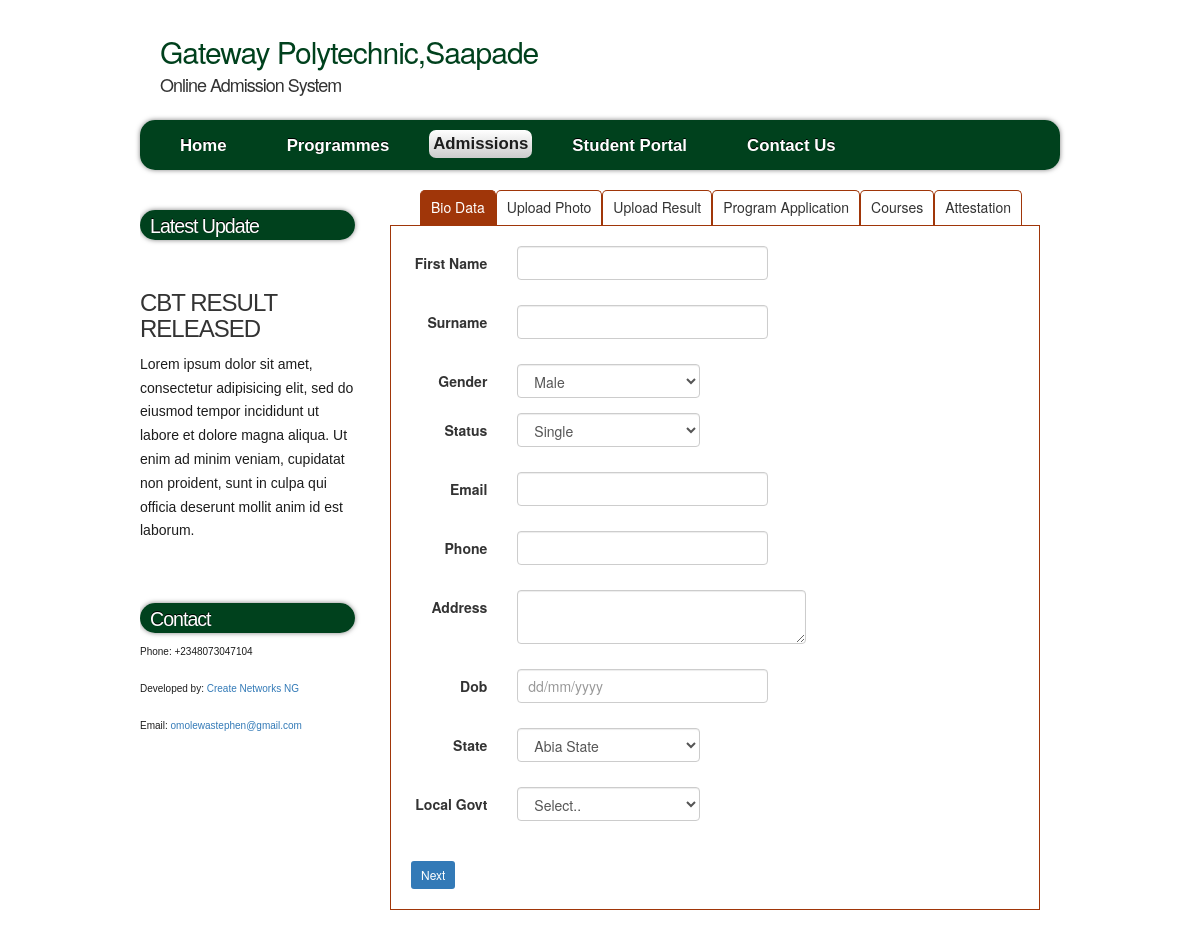
/admissions.php?ref=gtp234744636373, run on the app's committed database.
### tables this page shows
CREATE TABLE `pages` (
  `id` int(11) NOT NULL,
  `menu_name` varchar(32) NOT NULL,
  `position` int(3) NOT NULL,
  `content` text NOT NULL
);

### includes/functions.php (called while the page is built, shortened)
<?php
	function get_all_page() {
		global $connection;
		$query = "SELECT *
				FROM pages
				ORDER BY position ASC";
        $page_set = mysql_query($query, $connection);
       	return $page_set;
	}
	function sidebar_navigation_id() {
		if (isset($_GET['page'])) {
			$sel_page = $_GET['page'];
			$sel_page_array = get_all_page_by_id($sel_page);
		} else {
			$sel_page = NULL;
		}
	}
?>

### includes/forms/bio.php (the view, shortened to what this page needs)
<div class="form-group">
  <label class="control-label col-md-2">First Name</label>
  <div class="col-md-10">
  <input type="text" value="<?php if(isset($_POST['name'])){echo $_POST['name'];} ?>" name="name" id="name" class="demoInputBox form-control" required/>
</div>
</div>
<div class="form-group">
  <label class="control-label col-md-2">Surname</label>
  <div class="col-md-10">
  <input type="text" value="<?php if(isset($_POST['surname'])){echo $_POST['surname'];} ?>" name="surname" id="surname" class="demoInputBox form-control" required/>
</div>
</div>
<div class="form-group">
<label class="control-label col-md-2">Gender</label>
  <div class="col-md-4">
 <select class="form-control" name="gender" id="gender" required>
 	<option value="M">Male</option>
 </select>
</div>
</div>
<div class="form-group">
<label class="control-label col-md-2">Status</label>
  <div class="col-md-4">
	<select class="form-control" name="mstatus" id="mstatus" required>
		<option value="single">Single</option>
	</select>
</div>
</div>
<div class="form-group">
<label class="control-label col-md-2">Email</label>
  <div class="col-md-10">
<input type="text" name="email" value="<?php if(isset($_POST['email'])){echo $_POST['email'];} ?>" id="email" class="demoInputBox form-control" required />
</div>
</div>
<div class="form-group">
<label class="control-label col-md-2">Phone</label>
  <div class="col-md-10">
<input type="text" name="phone" value="<?php if(isset($_POST['phone'])){echo $_POST['phone'];} ?>" id="phone" class="demoInputBox form-control" required />
</div>
</div>
<div class="form-group">
<label class="control-label col-md-2">Address</label>
  <div class="col-md-6">
<textarea class="form-control" value="<?php if(isset($_POST['address'])){echo $_POST['address'];} ?>" name="address" id="address" required></textarea>
</div>
</div>
<div class="form-group">
<label class="control-label col-md-2">Dob</label>
  <div class="col-md-10">
<input type="text" value="<?php if(isset($_POST['dob'])){echo $_POST['dob'];} ?>" placeholder="dd/mm/yyyy" name="dob" id="dob" class="demoInputBox form-control" required />
</div>
</div>
<div class="form-group">
<label class="control-label col-md-2">State</label>
  <div class="col-md-4">
<select name="state" class="form-control" id="state" required>
	<?php
		$state_result = mysql_query("SELECT * FROM states");
		while ($array = mysql_fetch_array($state_result)) {
			echo "<option value='{$array['state_id']}'>{$array['name']}</option>";
		}
	?>
</select>
</div>
</div>
<div class="form-group">
<label class="control-label col-md-2">Local Govt</label>
  <div class="col-md-4">
<select name="local" class="form-control" id="local" required>
	<option value="" selected>Select..</option>
</select>
</div>
</div>

### includes/header.php (shortened to what this page needs)
<?php require_once ("includes/connection.php");?>
<?php require_once ("includes/functions.php");?>
<!DOCTYPE html PUBLIC "-//W3C//DTD XHTML 1.1//EN" "http://www.w3.org/TR/xhtml11/DTD/xhtml11.dtd">
<html xmlns="http://www.w3.org/1999/xhtml" xml:lang="en">
<head>
  <link rel="stylesheet" type="text/css" href="css/style.css" />
   <link rel="stylesheet" type="text/css" href="https://maxcdn.bootstrapcdn.com/bootstrap/3.3.7/css/bootstrap.min.css" />
</head>
<body>
  <div id="main">
    <div id="header">
    <div id="banner">
      <div id="welcome">
        <h2>Gateway Polytechnic,Saapade</h2>
      </div>
      <div id="welcome_slogan">
        <h4>Online Admission System</h4>
      </div>
    </div>
    </div>
    <?php $basename = substr(strtolower(basename($_SERVER['PHP_SELF'])),0,strlen(basename($_SERVER['PHP_SELF']))-4);?>
  <div id="menubar">
      <ul id="menu">
        <li <?php if ($basename == 'index') echo ' class="current"'; ?>><a href="index.php">Home</a></li>
        <li <?php if ($basename == 'programmes') echo ' class="current"'; ?>><a href="programmes.php">Programmes</a></li>
        <li <?php if ($basename == 'admissions') echo ' class="current"'; ?>><a href="adGuide.php">Admissions</a></li>
        <li <?php if ($basename == 'signin') echo ' class="current"'; ?>><a href="signin.php">Student Portal</a></li>
        <li <?php if ($basename == 'contact') echo ' class="current"'; ?>><a href="contact.php">Contact Us</a></li>
      </ul>
    </div>
  <div id="site_content">
<?php
  if (isset($_SESSION['user_id'])) {
  echo "<div class=\"sidebar_container\">
        <div class=\"sidebar\">
        <div class=\"sidebar_item\">
        <h2>Students Dashboard</h2>
        </div>
        </div>";
  $id = $_SESSION['user_id'];
  $query = "SELECT * FROM students WHERE id = {$id}";
  $result = mysql_query($query);
  confirm_query($result);
  $result_set = mysql_fetch_array($result);
  echo "<div class=\"sidebar\">
         <div class=\"sidebar_item\">
         <h4>Welcome  ";
  echo $result_set['surname']." (".$result_set['ref_number'].")";
  echo "</h4>
         <p><ul>
         <li><a href=\"status.php?sid=";
         echo $_SESSION['user_id'];
         echo "\">Check Admission status</a></li>
         <li><a href=\"application.php?sid=";
          echo $_SESSION['user_id'];
         echo "\">Print Application Form</a></li>
         <li><a href=\"schedule.php?sid=";
          echo $_SESSION['user_id'];
         echo "\">Print Examination Schedule</a></li>
         <li><a href=\"logout.php\">Sign Out</a></li>
         </ul></p>
  </div>
  </div>";
  } else {
    echo "<div class=\"sidebar_container\">";
  }
?>
    <div class="sidebar">
      <div class="sidebar_item">
      <h2>Latest Update</h2>
    </div>
    </div>
         <?php
              $page_set = get_all_page();
              while ($page = mysql_fetch_array($page_set)) {
                echo "<div class=\"sidebar\">
                      <div class=\"sidebar_item\">
                      <h3";
                      if($page['id'] == $sel_page) {
                        echo " class=\"selected\"";
                      }
                      echo ">{$page['menu_name']}</h3>
                      <p>{$page['content']}</p>
                  </div>
                </div>";
              }
            ?>
        <div class="sidebar">
          <div class="sidebar_item">
            <h2>Contact</h2>
            <p style="font-size: 10px">Phone: +2348073047104</p>
            <p style="font-size: 10px">Developed by: <a href="facebook.com/createnetworksng">Create Networks NG</a></p>
            <p style="font-size: 10px">Email: <a href="mailto:info@omolewastephen@gmail.com">omolewastephen@gmail.com</a></p>
          </div>
        </div>
       </div>

### css/style.css (style rules this page uses)
html { height: 100%; }
* { margin: 0; padding: 0; }
body { font: normal 80% Arial, Helvetica, sans-serif; background: #ccc; color: #000; }
p { padding: 0 0 10px 0; color: #1D1D1D; line-height: 1.7em; font-size: 100% }
h1, h2, h3, h4, h5, h6 { font: normal 175% Arial, Helvetica, sans-serif; color: #1D1D1D; text-shadow: 1px 1px #fff; letter-spacing: -1px; margin: 0 0 10px 0; }
h2 { font: normal 165% Arial, Helvetica, sans-serif; }
h3 { font: normal 130% Arial, Helvetica, sans-serif; }
h4, h5, h6 { margin: 0; padding: 0 0 0px 0; font: normal 150% Arial, Helvetica, sans-serif; color: #FFF; line-height: 1.5em; }
a, a:hover { color: #1D1D1D; background: transparent; outline: none; text-decoration: none; }
ul { margin: 2px 0 22px 30px; line-height: 1.7em; font-style: normal; font-size: 100%; }
#main, #header, #banner, #menubar, #site_content, #footer, #content_grey { margin-left: auto; margin-right: auto; }
#main { background: transparent; }
#header { width: 920px; height: 120px; background: transparent; }
#banner { width: 920px; position: relative; height: 50px; padding: 15px 0 0 0; background: transparent; }
#menubar { width: 920px; height: 50px; text-align: center; margin: 0 auto; background: #00411d; background: -moz-linear-gradient(#00411d, #00411d); background: -o-linear-gradient(#00411d, #00411d); background: -webkit-linear-gradient(#00411d, #00411d); border-radius: 15px 15px 15px 15px; -moz-border-radius: 15px 15px 15px 15px; -webkit-border: 15px 15px 15px 15px; -webkit-box-shadow: rgba(0, 0, 0, 0.5) 0px 0px 5px; -moz-box-shadow: rgba(0, 0, 0, 0.5) 0px 0px 5px; box-shadow: rgba(0, 0, 0, 0.5) 0px 0px 5px; }
#welcome { width: 880px; float: left; height: 50px; margin: 0 auto; padding-left: 20px; background: transparent; color:#00411d; }
#welcome_slogan { width: 880px; float: left; height: 50px; margin: 0 auto; padding-left: 20px; background: transparent; }
ul#menu { margin:0; }
ul#menu li { padding: 0 0 0 0px; list-style: none; margin: 2px 0 0 0; display: inline; background: transparent; }
ul#menu li a { float: left; font: bold 120% Arial, Helvetica, sans-serif; height: 24px; margin: 10px 0 0 20px; text-shadow: 0px -1px 0px #000; padding: 6px 20px 0 20px; background: transparent; border-radius: 7px 7px 7px 7px; -moz-border-radius: 7px 7px 7px 7px; -webkit-border: 7px 7px 7px 7px; text-align: center; color: #FFF; text-decoration: none; }
ul#menu li.current a { color: #1D1D1D; background: #FFF; background: -moz-linear-gradient(#fff, #ccc); background: -o-linear-gradient(#fff, #ccc); background: -webkit-linear-gradient(#fff, #ccc); text-shadow: none; height: auto; padding: 4px; }
#site_content { width: 920px; overflow: hidden; margin: 0 auto; }
.sidebar_container { float: left; margin: 10px 20px 0 0; width: 215px; padding: 0; }
.sidebar { float: left; width: 250px; padding: 0; margin-top: 10px; margin-bottom: 10px; }
.sidebar_item { font: normal 100% Arial, Helvetica, sans-serif; width: 215px; }
.sidebar h2 { padding: 5px 0 0 10px; font: normal 140% Arial, Helvetica, sans-serif; height: 30px; text-shadow: 0px -1px 0px #000; color: #fff; background: #00411d; background: -moz-linear-gradient(#00411d, #00411d); background: -o-linear-gradient(#00411d, #00411d); background: -webkit-linear-gradient(#00411d, #00411d); border-radius: 15px 15px 15px 15px; -moz-border-radius: 15px 15px 15px 15px; -webkit-border: 15px 15px 15px 15px; -webkit-box-shadow: rgba(0, 0, 0, 0.5) 0px 0px 5px; -moz-box-shadow: rgba(0, 0, 0, 0.5) 0px 0px 5px; box-shadow: rgba(0, 0, 0, 0.5) 0px 0px 5px; }

### admissions.php (style rules this page uses)
.demoInputBox { padding: 10px;border: #CDCDCD 1px solid;border-radius: 4px;background-color: #FFF;width: 50%; }

### data on the page
pages: menu_name "CBT RESULT RELEASED", content "Lorem ipsum dolor sit amet, consectetur adipisicing elit, sed do eiusmod tempor incididunt ut labore et dolore magna aliqua. Ut enim ad minim veniam, cupidatat non proident, sunt in culpa qui officia deserunt mollit anim id est laborum."

### other printed values
form field state "Abia State"
